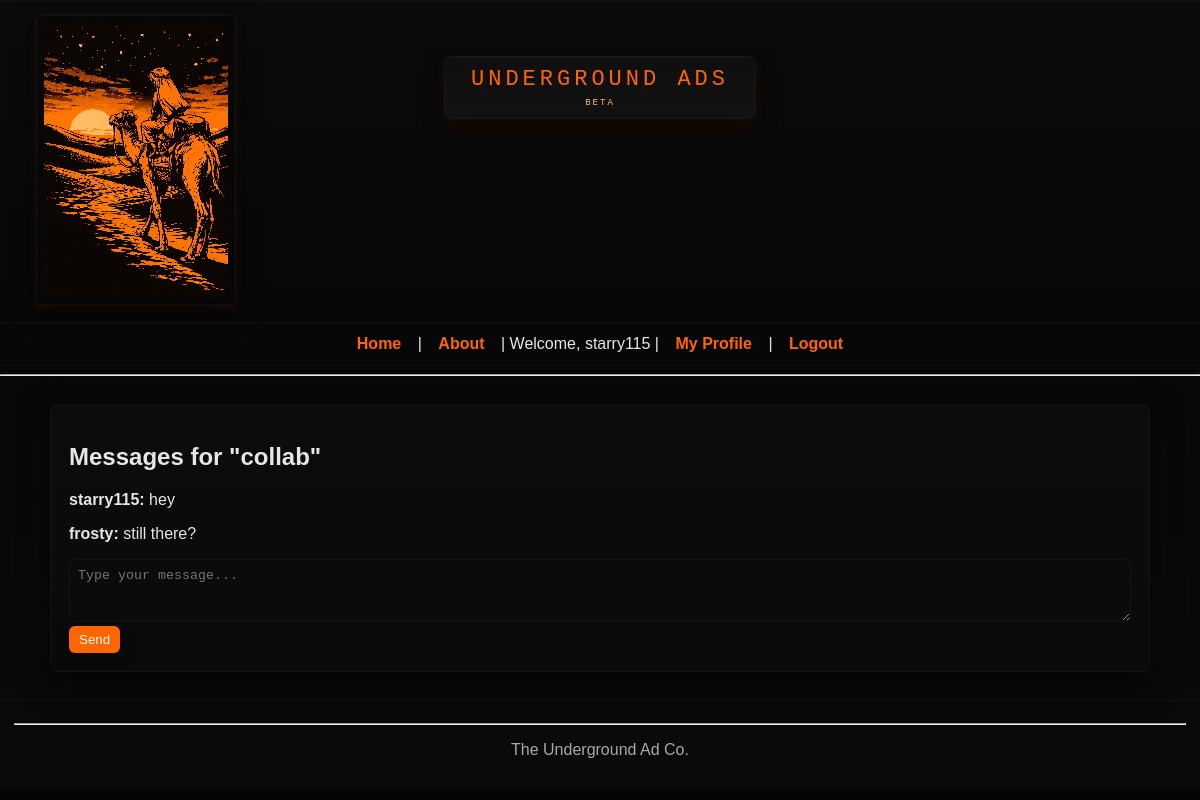
Page /message/12 (signed in) on the earlier database version.
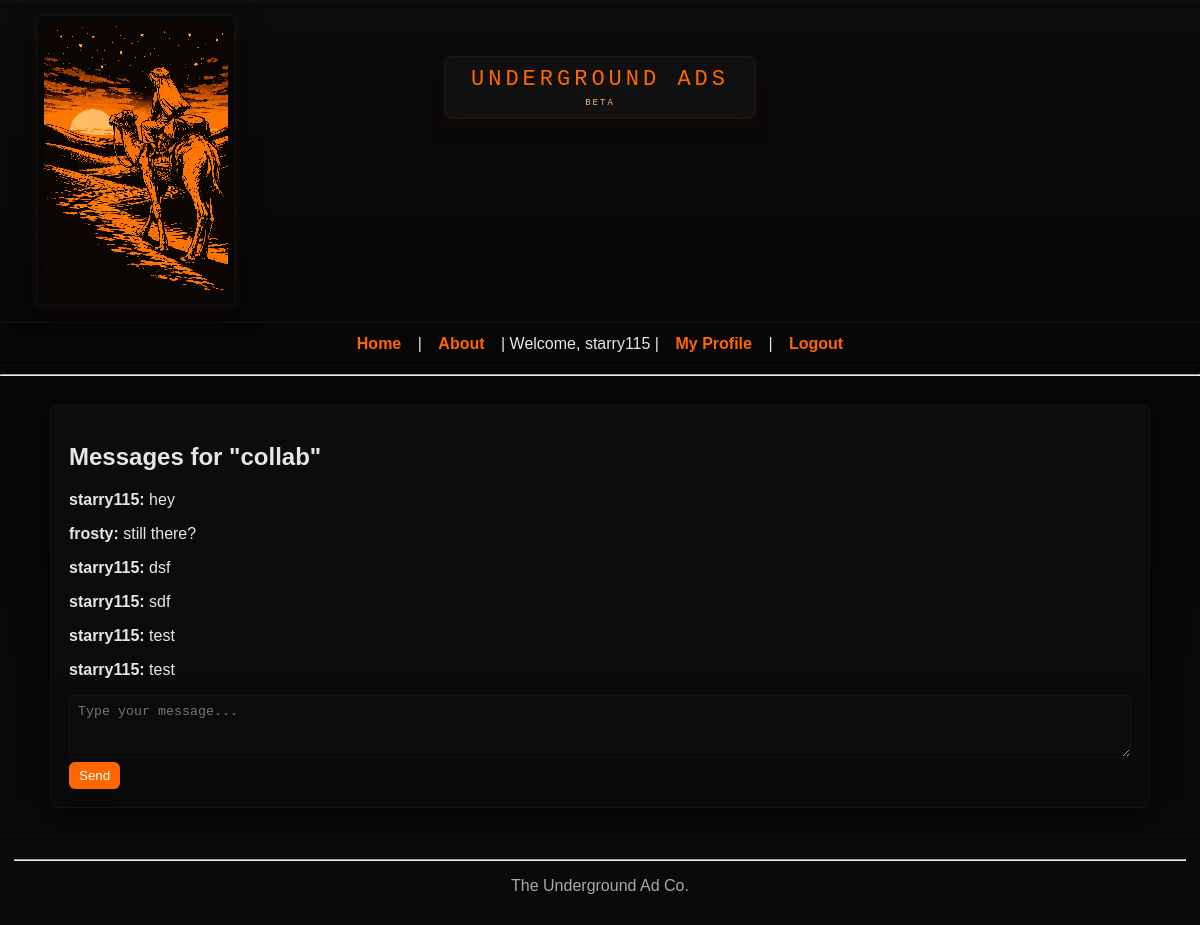
Same page on the later database version.
### tables this page shows
CREATE TABLE users (
            id INTEGER PRIMARY KEY AUTOINCREMENT,
            username TEXT UNIQUE NOT NULL,
            password_hash TEXT NOT NULL,
            created_at TIMESTAMP DEFAULT CURRENT_TIMESTAMP
        , is_admin INTEGER DEFAULT 0, about TEXT DEFAULT '');

CREATE TABLE ads (
            id INTEGER PRIMARY KEY AUTOINCREMENT,
            title TEXT NOT NULL,
            description TEXT NOT NULL,
            image TEXT,
            user_id INTEGER NOT NULL,
            created_at TIMESTAMP DEFAULT CURRENT_TIMESTAMP,
            FOREIGN KEY (user_id) REFERENCES users (id)
        );

CREATE TABLE messages (
            id INTEGER PRIMARY KEY AUTOINCREMENT,
            ad_id INTEGER NOT NULL,
            sender_id INTEGER NOT NULL,
            recipient_id INTEGER NOT NULL,
            content TEXT NOT NULL,
            created_at TIMESTAMP DEFAULT CURRENT_TIMESTAMP,
            FOREIGN KEY (ad_id) REFERENCES ads (id),
            FOREIGN KEY (sender_id) REFERENCES users (id),
            FOREIGN KEY (recipient_id) REFERENCES users (id)
        );

### app.py (the view, shortened to what this page needs)
@app.route("/message", methods=["GET", "POST"])
@app.route("/message/<int:ad_id>", methods=["GET", "POST"])
@login_required
def message(ad_id=None):
    conn = get_db()
    cur = conn.cursor()
    ad = None
    recipient_id = None
    ad_title = "Direct Message"
    if ad_id is not None:
        cur.execute("SELECT ads.*, users.username FROM ads JOIN users ON ads.user_id = users.id WHERE ads.id = ?", (ad_id,))
        ad = cur.fetchone()
        if ad:
            recipient_id = ad["user_id"]
            ad_title = ad["title"]
    user_id_param = request.args.get("user_id")
    if user_id_param and not recipient_id:
        cur.execute("SELECT id, username FROM users WHERE id = ?", (user_id_param,))
        user = cur.fetchone()
        if user:
            recipient_id = user["id"]
            ad_title = f"Chat with {user['username']}"
    if recipient_id is not None:
        cur.execute(
            """
            SELECT m.*, u.username AS sender_name
            FROM messages m
            JOIN users u ON m.sender_id = u.id
            WHERE (m.sender_id = ? AND m.recipient_id = ?)
               OR (m.sender_id = ? AND m.recipient_id = ?)
            ORDER BY m.created_at ASC
            """,
            (session["user_id"], recipient_id, recipient_id, session["user_id"]),
        )
        messages = cur.fetchall()
    else:
        messages = []
    conn.close()
    return render_template("messages.html", ad={"title": ad_title}, messages=messages)

### app.py (called while the page is built)
def login_required(f):
    @wraps(f)
    def wrapper(*args, **kwargs):
        if "user_id" not in session:
            return redirect(url_for("login"))
        return f(*args, **kwargs)
    return wrapper

### db.py (called while the page is built)
def get_db():
    db_path = os.path.join(os.path.dirname(__file__), DB_FILENAME)
    conn = sqlite3.connect(db_path)
    conn.row_factory = sqlite3.Row
    return conn

### templates/messages.html
{% extends "base.html" %}
{% block content %}
<div class="container">
    <h2>Messages for "{{ ad.title }}"</h2>
    <div class="messages">
        {% for msg in messages %}
        <p><strong>{{ msg.sender_name }}:</strong> {{ msg.content }}</p>
        {% else %}
        <p>No messages yet.</p>
        {% endfor %}
    </div>
    <form method="POST">
        <textarea name="message" rows="3" placeholder="Type your message..."></textarea><br>
        <button type="submit">Send</button>
    </form>
</div>
{% endblock %}

### templates/base.html (shortened to what this page needs)
<!DOCTYPE html>
<html lang="en">
<head>
    <link rel="stylesheet" href="{{ url_for('static', filename='style.css') }}">
</head>
<body>
    <header class="site-header">
        <div class="logo-area">
            <a href="{{ url_for('home') }}">
                <img src="{{ url_for('static', filename='images/ua_logo_2.png') }}" class="logo" alt="Underground Ads Logo">
            </a>
        </div>
        <div class="banner-text">
            <span class="banner-card">
                UNDERGROUND ADS
                <span class="beta">BETA</span>
            </span>
        </div>
    </header>
    <nav class="nav-area">
        <a href="{{ url_for('home') }}">Home</a> |
        <a href="{{ url_for('about') }}">About</a> |
        {% if session.username %}
        <span>Welcome, {{ session.username }}</span> |
        <a href="{{ url_for('profile') }}">My Profile</a> |
        <a href="{{ url_for('logout') }}">Logout</a>
        {% else %}
        <a href="{{ url_for('register') }}">Register</a> |
        <a href="{{ url_for('login') }}">Login</a>
        {% endif %}
    </nav>
    <hr>
    <main>
        {% block content %}{% endblock %}
    </main>
    <footer>
        <hr>
        <p>The Underground Ad Co.</p>
    </footer>
</body>
</html>

### static/style.css (style rules this page uses)
:root { --ua-orange: #ff6600; --ua-dark-bg: #070707; --card-bg: #0f0f0f; --muted: #a8a8a8; --accent-shadow: rgba(255,102,0,0.12); }
* { box-sizing: border-box }
body { margin: 0; font-family: "Verdana","Arial",sans-serif; background: linear-gradient(180deg,#050505,#0a0a0a); color: #e6e6e6; -webkit-font-smoothing: antialiased; }
.site-header { position: relative; display: flex; align-items: center; justify-content: flex-start; padding: 12px 36px; gap: 18px; border-top: 2px solid rgba(255,255,255,0.03); border-bottom: 1px solid rgba(255,255,255,0.03); background: linear-gradient(180deg,#0b0b0b,#070707); }
.logo-area { display: flex; align-items: center; }
.logo { width: 200px; height: auto; image-rendering: pixelated; border: 2px solid rgba(255,255,255,0.03); padding: 6px; border-radius: 6px; background: linear-gradient(180deg, rgba(0,0,0,0.35), rgba(0,0,0,0.12)); box-shadow: 0 8px 24px rgba(0,0,0,0.6), 0 3px 8px var(--accent-shadow); }
.banner-text { position: absolute; left: 50%; transform: translateX(-50%); top: 54px; text-align: center; pointer-events: none; z-index: 50; }
.banner-card { display: inline-block; background: linear-gradient(180deg,#0f0f0f,#121212); color: var(--ua-orange); padding: 10px 26px; font-family: "Press Start 2P", "Courier New", monospace; font-size: 22px; letter-spacing: 4px; border-radius: 8px; border: 1px solid rgba(255,255,255,0.03); box-shadow: 0 6px 20px rgba(0,0,0,0.8), 0 6px 14px var(--accent-shadow); pointer-events: auto; }
.banner-card .beta { display: block; font-size: 9px; color: #ffb775; letter-spacing: 2px; margin-top: 6px; }
.nav-area { text-align: center; background: transparent; padding: 12px 0; border-bottom: 1px solid rgba(255,255,255,0.03); }
.nav-area a { color: var(--ua-orange); font-weight: 700; margin: 0 12px; text-decoration: none; }
.container { width: 92%; max-width: 1100px; margin: 28px auto; background: linear-gradient(180deg,#0c0c0c,#0a0a0a); border: 1px solid rgba(255,255,255,0.03); border-radius: 8px; padding: 18px; box-shadow: 0 10px 30px rgba(0,0,0,0.6); }
button, .btn { background: var(--ua-orange); color: #fff; border: 0; padding: 6px 10px; border-radius: 6px; cursor: pointer; box-shadow: 0 4px 12px rgba(0,0,0,0.5); }
input[type="text"], textarea, input[type="password"] { width: 100%; padding: 8px; border-radius: 6px; border: 1px solid rgba(255,255,255,0.04); background: #0b0b0b; color: #eee; }
footer { color: var(--muted); text-align: center; padding: 14px; border-top: 1px solid rgba(255,255,255,0.03); background: transparent; }
a { color: var(--ua-orange); text-decoration: none; font-weight: 600; }

Differences in the rows shown:
added messages: sender_name "starry115", content "dsf"
added messages: sender_name "starry115", content "sdf"
added messages: sender_name "starry115", content "test"
added messages: sender_name "starry115", content "test"
